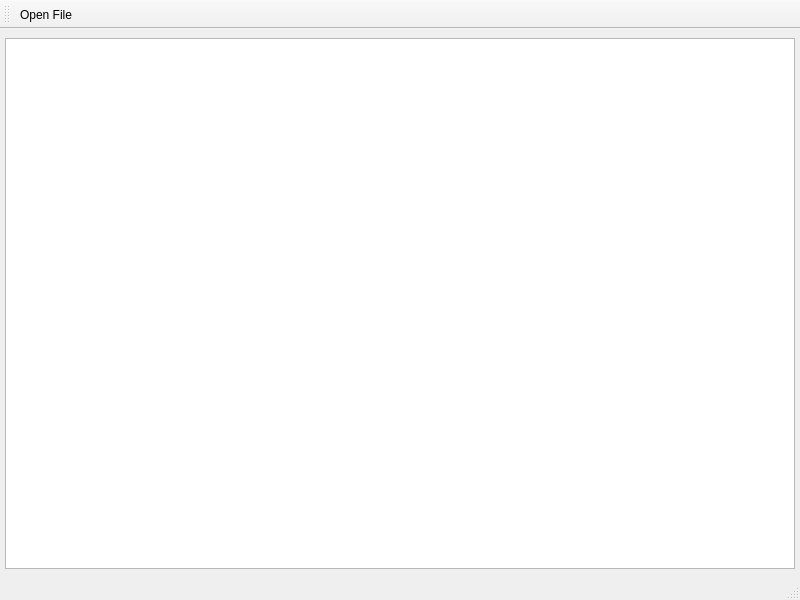
<?xml version="1.0" encoding="UTF-8"?>
<ui version="4.0">
 <class>AppForm</class>
 <widget class="QMainWindow" name="AppForm">
  <property name="geometry">
   <rect>
    <x>0</x>
    <y>0</y>
    <width>800</width>
    <height>600</height>
   </rect>
  </property>
  <property name="windowTitle">
   <string>AppForm</string>
  </property>
  <widget class="QWidget" name="centralwidget">
   <widget class="QPlainTextEdit" name="textArea">
    <property name="geometry">
     <rect>
      <x>5</x>
      <y>9</y>
      <width>790</width>
      <height>531</height>
     </rect>
    </property>
    <property name="font">
     <font>
      <family>Courier New</family>
     </font>
    </property>
    <property name="readOnly">
     <bool>true</bool>
    </property>
   </widget>
  </widget>
  <widget class="QStatusBar" name="statusbar"/>
  <widget class="QToolBar" name="toolBar">
   <property name="windowTitle">
    <string>toolBar</string>
   </property>
   <attribute name="toolBarArea">
    <enum>TopToolBarArea</enum>
   </attribute>
   <attribute name="toolBarBreak">
    <bool>false</bool>
   </attribute>
   <addaction name="actionOpen_File"/>
  </widget>
  <action name="actionOpen_File">
   <property name="text">
    <string>Open File</string>
   </property>
  </action>
 </widget>
 <resources/>
 <connections/>
</ui>
